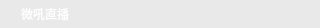
<?xml version="1.0" encoding="UTF-8"?>
<ui version="4.0">
 <class>VhallRenderMaskWdg</class>
 <widget class="QWidget" name="VhallRenderMaskWdg">
  <property name="geometry">
   <rect>
    <x>0</x>
    <y>0</y>
    <width>320</width>
    <height>28</height>
   </rect>
  </property>
  <property name="minimumSize">
   <size>
    <width>175</width>
    <height>28</height>
   </size>
  </property>
  <property name="maximumSize">
   <size>
    <width>16777215</width>
    <height>30</height>
   </size>
  </property>
  <property name="windowTitle">
   <string>VhallRenderMaskWdg</string>
  </property>
  <property name="styleSheet">
   <string notr="true"/>
  </property>
  <layout class="QHBoxLayout" name="horizontalLayout">
   <property name="spacing">
    <number>0</number>
   </property>
   <property name="leftMargin">
    <number>0</number>
   </property>
   <property name="topMargin">
    <number>0</number>
   </property>
   <property name="rightMargin">
    <number>0</number>
   </property>
   <property name="bottomMargin">
    <number>0</number>
   </property>
   <item>
    <widget class="QWidget" name="widget" native="true">
     <property name="styleSheet">
      <string notr="true">QWidget#widget{
background-color: rgb(75, 75, 75,10);
}</string>
     </property>
     <layout class="QHBoxLayout" name="horizontalLayout_2">
      <property name="spacing">
       <number>5</number>
      </property>
      <property name="leftMargin">
       <number>5</number>
      </property>
      <property name="topMargin">
       <number>0</number>
      </property>
      <property name="rightMargin">
       <number>0</number>
      </property>
      <property name="bottomMargin">
       <number>0</number>
      </property>
      <item>
       <widget class="QLabel" name="label_roleLogo">
        <property name="minimumSize">
         <size>
          <width>11</width>
          <height>12</height>
         </size>
        </property>
        <property name="maximumSize">
         <size>
          <width>11</width>
          <height>12</height>
         </size>
        </property>
        <property name="styleSheet">
         <string notr="true">background-color: rgb(255, 255, 255,0);</string>
        </property>
        <property name="text">
         <string/>
        </property>
       </widget>
      </item>
      <item>
       <widget class="QLabel" name="label_userName">
        <property name="styleSheet">
         <string notr="true">color: rgb(255, 255, 255);</string>
        </property>
        <property name="text">
         <string>微吼直播</string>
        </property>
       </widget>
      </item>
     </layout>
    </widget>
   </item>
  </layout>
 </widget>
 <layoutdefault spacing="6" margin="11"/>
 <resources>
  <include location="../../VLive/VLive.qrc"/>
 </resources>
 <connections/>
</ui>
